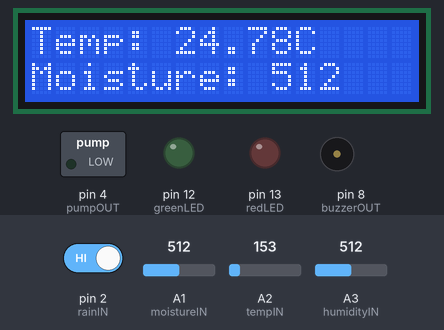
Simulated run of this sketch. Board: Arduino Uno, built with avr-gcc and run on an emulated ATmega328P. Shown: 16×2 character LCD, switched loads named in the sketch (green lamp = pin HIGH), output pins drawn as LEDs (lit = HIGH), buzzer (waves = sounding, pin HIGH). Inputs (shaded band) come from the test bench; at power-on: A2 (tempIN) = 153, A1 (moistureIN) = 512, pin 2 (rainIN) HIGH, A3 (humidityIN) = 512. What the sketch prints to the serial monitor is not drawn.

Above: at 2.7 s.
2.8 s: A2 (tempIN) set to 165
At 13.9 s:
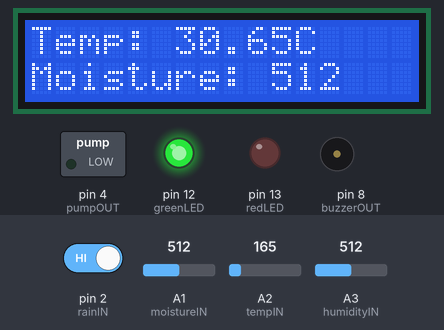
14.2 s: A1 (moistureIN) set to 716
At 25.2 s:
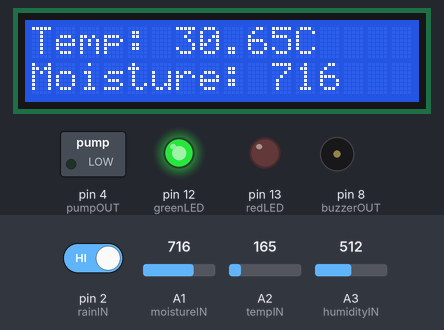
28.2 s: pin 2 (rainIN) driven LOW
At 41.2 s:
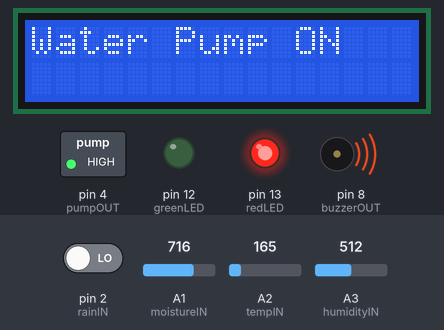
42.2 s: A3 (humidityIN) set to 716
At 47.8 s:
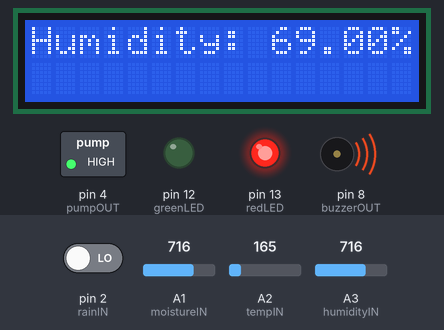
54.5 s: A2 (tempIN) set to 175
At 62.3 s:
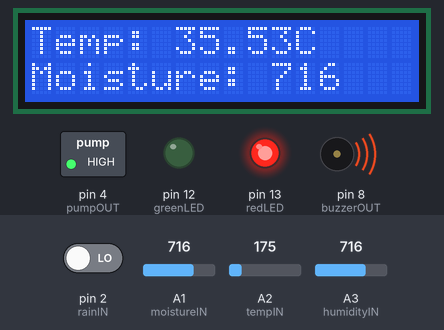
66.5 s: A1 (moistureIN) set to 792
At 71.7 s:
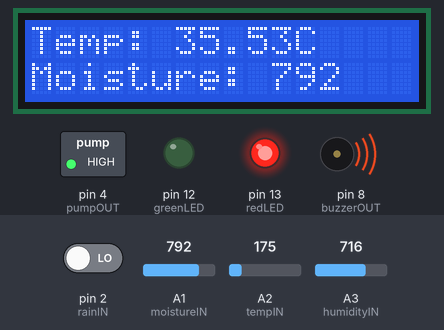
75.6 s: A1 (moistureIN) set to 810
Timing chart, 0 to 78.6 s (numbered marks = the images above; inputs shaded):
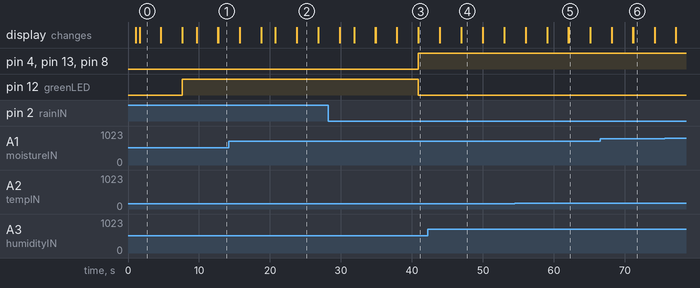

Measured:
- after the input at 28.2 s, pin 4 (pumpOUT), pin 13 (redLED), pin 8 (buzzerOUT): LOW → HIGH after 12.7 s; pin 12 (greenLED): HIGH → LOW after 12.7 s; the display: first differs from a run without the input after 12.7 s (image 3)
- what the display in image 2 shows lasts 3.0 s, from 23.8 s to 26.8 s

The sketch:

SmartIrrigationSystem.ino
```cpp
// Smart Irrigation System using Arduino
// Based on Temperature, Soil Moisture, Humidity & Rain

#include <Adafruit_LiquidCrystal.h>

// initializing LCD object
Adafruit_LiquidCrystal lcd(0);

// defining pins for different inputs & outputs
const int moistureIN = A1;
const int tempIN = A2;
const int humidityIN = A3;
const int rainIN = 2;
const int pumpOUT = 4;
const int buzzerOUT = 8;
const int greenLED = 12;
const int redLED = 13;

// initializing variables for holding values
int moisture = 0;
int temp = 0;
int humidity = 0;
int rain = 0;    // zero showing no rain
float voltage = 0;
float tempInCelsius = 0;
float humidityInPercentage = 0;

const int moistureUpperBound = 800;    // denoting optimum soil moisture
const int moistureLowerBound = 200;    // denoting less soil moisture
const int tempUpperBound = 30;         // denoting very hot day, hence more soil dry out
const int humidityUpperBound = 70;     // denoting high humidity, so less soil moisture loss
const int humidityLowerBound = 20;     // denoting low humidity, so high soil moisture loss

void setup() {
    // starting the LCD screen
    lcd.begin(16, 2);

    // start up msg on LCD
    lcd.print("Smart Irrigation");
    lcd.setCursor(0, 1);
    lcd.print("System-vNote");
    delay(1000);
    lcd.clear();

    // defining pin modes
    pinMode(moistureIN, INPUT);
    pinMode(tempIN, INPUT);
    pinMode(humidityIN, INPUT);
    pinMode(rainIN, INPUT);
    pinMode(pumpOUT, OUTPUT);
    pinMode(buzzerOUT, OUTPUT);
    pinMode(greenLED, OUTPUT);
    pinMode(redLED, OUTPUT);

    Serial.begin(9600);
    delay(500);    // delay to let the system boot
}

void loop() {
    // reading values
    moisture = analogRead(moistureIN);    // reading moisture value from sensor as analog value
    humidity = analogRead(humidityIN);    // reading moisture value from sensor as analog value
    rain = digitalRead(rainIN);           // reading rain value from switch as digital value
    temp = analogRead(tempIN);            // reading temperature value from sensor as analog value

    // convert temperature into Celsius value
    voltage = temp * (5.0 / 1023.0);      // brings value between 0-5V
    tempInCelsius = (voltage - 0.5) * 100;// convert the voltage to Celsius

    // convert humidity (potentiometer) value to percentage
    humidityInPercentage = map(humidity, 0, 1023, 0, 100);  // changing potentiometer scale from 0-1023 to 0-100

    // printing values to the console
    Serial.print("Temperature: ");
    Serial.print(tempInCelsius);
    Serial.println(" C");
    Serial.print("Moisture: ");
    Serial.println(moisture);
    Serial.print("Humidity: ");
    Serial.print(humidityInPercentage);
    Serial.println(" %");
    if (rain == 0) {
        Serial.println("Not Raining");
    } else {
        Serial.println("Its Raining");
    }
    Serial.println();

    // printing values on the screen
    lcd.setCursor(0, 0);
    lcd.print("Temp: ");
    lcd.print(tempInCelsius);
    lcd.print("C");

    lcd.setCursor(0, 1);
    lcd.print("Moisture: ");
    lcd.print(moisture);

    delay(3000);
    lcd.clear();
    lcd.setCursor(0, 0);
    lcd.print("Humidity: ");
    lcd.print(humidityInPercentage);
    lcd.print("%");

    delay(3000);
    lcd.clear();

    // handling core logic
    // when its raining, there is no need for watering
    if (rain == 1) {
        digitalWrite(greenLED, HIGH);
        digitalWrite(redLED, LOW);
        digitalWrite(buzzerOUT, LOW);
        digitalWrite(pumpOUT, LOW);
        lcd.print("Water Pump OFF");
        delay(2000);
        lcd.clear();
        lcd.print("Its Raining");
    }
    // when moisture is lesser than minimum value, then water
    else if (moisture < moistureLowerBound) {
        digitalWrite(greenLED, LOW);
        digitalWrite(redLED, HIGH);
        digitalWrite(buzzerOUT, HIGH);
        digitalWrite(pumpOUT, HIGH);
        lcd.print("Water Pump ON");
    }
    // when moisture is greater than minimum value but lesser than maximum value
    // and temperature is higher than maximum acceptable value, then water
    else if (moisture < moistureUpperBound && tempInCelsius > tempUpperBound) {
        digitalWrite(greenLED, LOW);
        digitalWrite(redLED, HIGH);
        digitalWrite(buzzerOUT, HIGH);
        digitalWrite(pumpOUT, HIGH);
        lcd.print("Water Pump ON");
    }
    // when moisture is greater than minimum value but lesser than maximum value
    // and humidity is lower than minimum acceptable value, then water
    else if (moisture < moistureUpperBound && humidityInPercentage < humidityLowerBound) {
        digitalWrite(greenLED, LOW);
        digitalWrite(redLED, HIGH);
        digitalWrite(buzzerOUT, HIGH);
        digitalWrite(pumpOUT, HIGH);
        lcd.print("Water Pump ON");
    } else {
        digitalWrite(greenLED, HIGH);
        digitalWrite(redLED, LOW);
        digitalWrite(buzzerOUT, LOW);
        digitalWrite(pumpOUT, LOW);
        lcd.print("Water Pump OFF");
    }

    delay(3000);
    lcd.clear();
}
```
